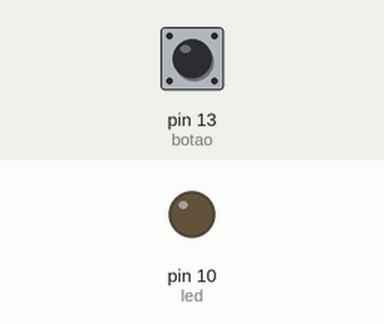
Bench run of a sketch on a simulated Arduino Uno, built with avr-gcc and run on an emulated ATmega328P. Shown: output pins drawn as LEDs (lit = HIGH). Inputs (shaded band) come from the test bench; at power-on: pin 13 (botao) HIGH.

Above: at 1.2 s.
1.3 s: pin 13 (botao) pulled LOW for 0.15 s
At 1.37 s:
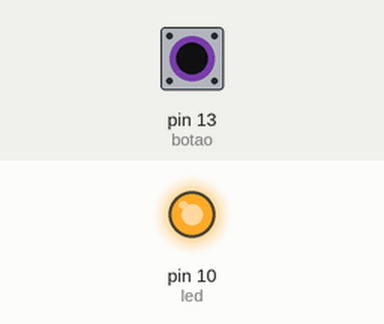
2.9 s: pin 13 (botao) pulled LOW for 3.2 s
At 6.6 s:
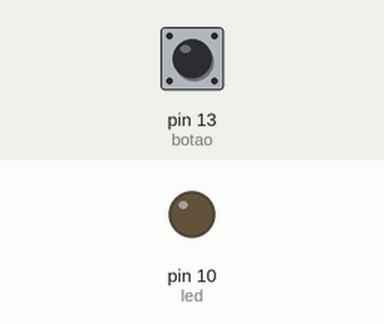
Timing chart, 0 to 8.1 s (numbered marks = the images above; inputs shaded):
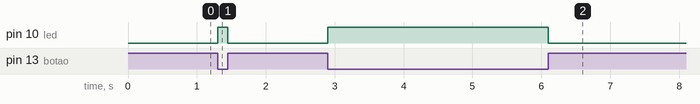

The sketch:

2._Ligando_Um_LED.ino
```cpp
#define botao 13
#define led 10

void setup() {
  pinMode(botao, INPUT);
  pinMode(led, OUTPUT);
}

void loop() {
  if (digitalRead(botao) == LOW) {
    digitalWrite(led, HIGH);
  } else {
    digitalWrite(led, LOW);
  }
}
```

Measured:
- after the input at 1.3 s, pin 10 (led): LOW → HIGH at once, → LOW 0.15 s later
- after the input at 2.9 s, pin 10 (led): LOW → HIGH at once, → LOW 3.2 s later
